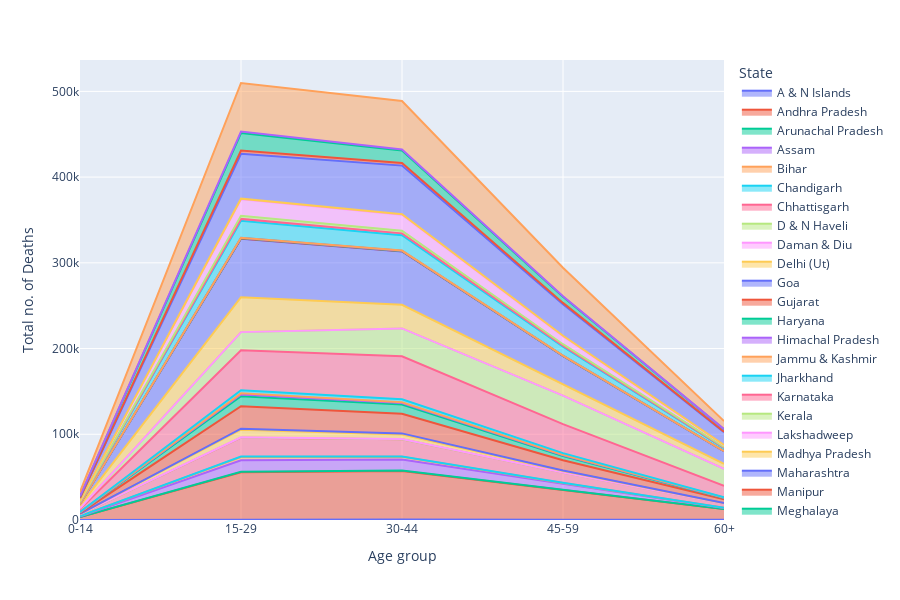

This figure's notebook cell:
### Code cell
fig = px.area(causes_grp,x='Age group',y='Total no. of Deaths',color='State',height=600)
fig.update_layout(
    title={
        'y':0.97,
        'x':0.5,
        'xanchor':'center',
        'yanchor':'top'
    },xaxis_title='Age group',
    yaxis_title = 'Total no. of Deaths',)
fig.show()

### Figure 1 — Plotly figure (JSON) as saved in the notebook; plotly's stock layout.template omitted (floating-point values rounded to 4 significant figures)
{"data": [{"hovertemplate": "State=A & N Islands<br>Age group=%{x}<br>Total no. of Deaths=%{y}<extra></extra>", "legendgroup": "A & N Islands", "line": {"color": "#636efa"}, "mode": "lines", "name": "A & N Islands", "orientation": "v", "showlegend": true, "stackgroup": "1", "type": "scatter", "x": ["0-14", "15-29", "30-44", "45-59", "60+"], "xaxis": "x", "y": [53, 630, 464, 311, 165], "yaxis": "y"}, {"hovertemplate": "State=Andhra Pradesh<br>Age group=%{x}<br>Total no. of Deaths=%{y}<extra></extra>", "legendgroup": "Andhra Pradesh", "line": {"color": "#EF553B"}, "mode": "lines", "name": "Andhra Pradesh", "orientation": "v", "showlegend": true, "stackgroup": "1", "type": "scatter", "x": ["0-14", "15-29", "30-44", "45-59", "60+"], "xaxis": "x", "y": [3265, 55121, 56770, 34917, 12747], "yaxis": "y"}, {"hovertemplate": "State=Arunachal Pradesh<br>Age group=%{x}<br>Total no. of Deaths=%{y}<extra></extra>", "legendgroup": "Arunachal Pradesh", "line": {"color": "#00cc96"}, "mode": "lines", "name": "Arunachal Pradesh", "orientation": "v", "showlegend": true, "stackgroup": "1", "type": "scatter", "x": ["0-14", "15-29", "30-44", "45-59", "60+"], "xaxis": "x", "y": [49, 572, 524, 160, 23], "yaxis": "y"}, {"hovertemplate": "State=Assam<br>Age group=%{x}<br>Total no. of Deaths=%{y}<extra></extra>", "legendgroup": "Assam", "line": {"color": "#ab63fa"}, "mode": "lines", "name": "Assam", "orientation": "v", "showlegend": true, "stackgroup": "1", "type": "scatter", "x": ["0-14", "15-29", "30-44", "45-59", "60+"], "xaxis": "x", "y": [734, 13384, 12747, 6601, 1003], "yaxis": "y"}, {"hovertemplate": "State=Bihar<br>Age group=%{x}<br>Total no. of Deaths=%{y}<extra></extra>", "legendgroup": "Bihar", "line": {"color": "#FFA15A"}, "mode": "lines", "name": "Bihar", "orientation": "v", "showlegend": true, "stackgroup": "1", "type": "scatter", "x": ["0-14", "15-29", "30-44", "45-59", "60+"], "xaxis": "x", "y": [572, 3720, 3298, 1241, 414], "yaxis": "y"}, {"hovertemplate": "State=Chandigarh<br>Age group=%{x}<br>Total no. of Deaths=%{y}<extra></extra>", "legendgroup": "Chandigarh", "line": {"color": "#19d3f3"}, "mode": "lines", "name": "Chandigarh", "orientation": "v", "showlegend": true, "stackgroup": "1", "type": "scatter", "x": ["0-14", "15-29", "30-44", "45-59", "60+"], "xaxis": "x", "y": [16, 531, 349, 111, 27], "yaxis": "y"}, {"hovertemplate": "State=Chhattisgarh<br>Age group=%{x}<br>Total no. of Deaths=%{y}<extra></extra>", "legendgroup": "Chhattisgarh", "line": {"color": "#FF6692"}, "mode": "lines", "name": "Chhattisgarh", "orientation": "v", "showlegend": true, "stackgroup": "1", "type": "scatter", "x": ["0-14", "15-29", "30-44", "45-59", "60+"], "xaxis": "x", "y": [2040, 22048, 19954, 11907, 4546], "yaxis": "y"}, {"hovertemplate": "State=D & N Haveli<br>Age group=%{x}<br>Total no. of Deaths=%{y}<extra></extra>", "legendgroup": "D & N Haveli", "line": {"color": "#B6E880"}, "mode": "lines", "name": "D & N Haveli", "orientation": "v", "showlegend": true, "stackgroup": "1", "type": "scatter", "x": ["0-14", "15-29", "30-44", "45-59", "60+"], "xaxis": "x", "y": [6, 303, 183, 121, 73], "yaxis": "y"}, {"hovertemplate": "State=Daman & Diu<br>Age group=%{x}<br>Total no. of Deaths=%{y}<extra></extra>", "legendgroup": "Daman & Diu", "line": {"color": "#FF97FF"}, "mode": "lines", "name": "Daman & Diu", "orientation": "v", "showlegend": true, "stackgroup": "1", "type": "scatter", "x": ["0-14", "15-29", "30-44", "45-59", "60+"], "xaxis": "x", "y": [11, 131, 88, 42, 7], "yaxis": "y"}, {"hovertemplate": "State=Delhi (Ut)<br>Age group=%{x}<br>Total no. of Deaths=%{y}<extra></extra>", "legendgroup": "Delhi (Ut)", "line": {"color": "#FECB52"}, "mode": "lines", "name": "Delhi (Ut)", "orientation": "v", "showlegend": true, "stackgroup": "1", "type": "scatter", "x": ["0-14", "15-29", "30-44", "45-59", "60+"], "xaxis": "x", "y": [423, 8861, 5388, 1746, 439], "yaxis": "y"}, {"hovertemplate": "State=Goa<br>Age group=%{x}<br>Total no. of Deaths=%{y}<extra></extra>", "legendgroup": "Goa", "line": {"color": "#636efa"}, "mode": "lines", "name": "Goa", "orientation": "v", "showlegend": true, "stackgroup": "1", "type": "scatter", "x": ["0-14", "15-29", "30-44", "45-59", "60+"], "xaxis": "x", "y": [61, 1220, 1254, 635, 305], "yaxis": "y"}, {"hovertemplate": "State=Gujarat<br>Age group=%{x}<br>Total no. of Deaths=%{y}<extra></extra>", "legendgroup": "Gujarat", "line": {"color": "#EF553B"}, "mode": "lines", "name": "Gujarat", "orientation": "v", "showlegend": true, "stackgroup": "1", "type": "scatter", "x": ["0-14", "15-29", "30-44", "45-59", "60+"], "xaxis": "x", "y": [871, 26181, 22967, 11868, 4290], "yaxis": "y"}, {"hovertemplate": "State=Haryana<br>Age group=%{x}<br>Total no. of Deaths=%{y}<extra></extra>", "legendgroup": "Haryana", "line": {"color": "#00cc96"}, "mode": "lines", "name": "Haryana", "orientation": "v", "showlegend": true, "stackgroup": "1", "type": "scatter", "x": ["0-14", "15-29", "30-44", "45-59", "60+"], "xaxis": "x", "y": [715, 11593, 10666, 4948, 1515], "yaxis": "y"}, {"hovertemplate": "State=Himachal Pradesh<br>Age group=%{x}<br>Total no. of Deaths=%{y}<extra></extra>", "legendgroup": "Himachal Pradesh", "line": {"color": "#ab63fa"}, "mode": "lines", "name": "Himachal Pradesh", "orientation": "v", "showlegend": true, "stackgroup": "1", "type": "scatter", "x": ["0-14", "15-29", "30-44", "45-59", "60+"], "xaxis": "x", "y": [107, 2074, 1765, 975, 398], "yaxis": "y"}, {"hovertemplate": "State=Jammu & Kashmir<br>Age group=%{x}<br>Total no. of Deaths=%{y}<extra></extra>", "legendgroup": "Jammu & Kashmir", "line": {"color": "#FFA15A"}, "mode": "lines", "name": "Jammu & Kashmir", "orientation": "v", "showlegend": true, "stackgroup": "1", "type": "scatter", "x": ["0-14", "15-29", "30-44", "45-59", "60+"], "xaxis": "x", "y": [45, 1380, 1014, 374, 155], "yaxis": "y"}, {"hovertemplate": "State=Jharkhand<br>Age group=%{x}<br>Total no. of Deaths=%{y}<extra></extra>", "legendgroup": "Jharkhand", "line": {"color": "#19d3f3"}, "mode": "lines", "name": "Jharkhand", "orientation": "v", "showlegend": true, "stackgroup": "1", "type": "scatter", "x": ["0-14", "15-29", "30-44", "45-59", "60+"], "xaxis": "x", "y": [450, 3572, 3468, 2021, 439], "yaxis": "y"}, {"hovertemplate": "State=Karnataka<br>Age group=%{x}<br>Total no. of Deaths=%{y}<extra></extra>", "legendgroup": "Karnataka", "line": {"color": "#FF6692"}, "mode": "lines", "name": "Karnataka", "orientation": "v", "showlegend": true, "stackgroup": "1", "type": "scatter", "x": ["0-14", "15-29", "30-44", "45-59", "60+"], "xaxis": "x", "y": [3218, 46560, 50073, 33836, 13278], "yaxis": "y"}, {"hovertemplate": "State=Kerala<br>Age group=%{x}<br>Total no. of Deaths=%{y}<extra></extra>", "legendgroup": "Kerala", "line": {"color": "#B6E880"}, "mode": "lines", "name": "Kerala", "orientation": "v", "showlegend": true, "stackgroup": "1", "type": "scatter", "x": ["0-14", "15-29", "30-44", "45-59", "60+"], "xaxis": "x", "y": [1083, 21285, 32473, 33191, 19904], "yaxis": "y"}, {"hovertemplate": "State=Lakshadweep<br>Age group=%{x}<br>Total no. of Deaths=%{y}<extra></extra>", "legendgroup": "Lakshadweep", "line": {"color": "#FF97FF"}, "mode": "lines", "name": "Lakshadweep", "orientation": "v", "showlegend": true, "stackgroup": "1", "type": "scatter", "x": ["0-14", "15-29", "30-44", "45-59", "60+"], "xaxis": "x", "y": [0, 2, 5, 2, 1], "yaxis": "y"}, {"hovertemplate": "State=Madhya Pradesh<br>Age group=%{x}<br>Total no. of Deaths=%{y}<extra></extra>", "legendgroup": "Madhya Pradesh", "line": {"color": "#FECB52"}, "mode": "lines", "name": "Madhya Pradesh", "orientation": "v", "showlegend": true, "stackgroup": "1", "type": "scatter", "x": ["0-14", "15-29", "30-44", "45-59", "60+"], "xaxis": "x", "y": [3010, 40670, 27610, 13149, 5868], "yaxis": "y"}, {"hovertemplate": "State=Maharashtra<br>Age group=%{x}<br>Total no. of Deaths=%{y}<extra></extra>", "legendgroup": "Maharashtra", "line": {"color": "#636efa"}, "mode": "lines", "name": "Maharashtra", "orientation": "v", "showlegend": true, "stackgroup": "1", "type": "scatter", "x": ["0-14", "15-29", "30-44", "45-59", "60+"], "xaxis": "x", "y": [1917, 68290, 62279, 33162, 14741], "yaxis": "y"}, {"hovertemplate": "State=Manipur<br>Age group=%{x}<br>Total no. of Deaths=%{y}<extra></extra>", "legendgroup": "Manipur", "line": {"color": "#EF553B"}, "mode": "lines", "name": "Manipur", "orientation": "v", "showlegend": true, "stackgroup": "1", "type": "scatter", "x": ["0-14", "15-29", "30-44", "45-59", "60+"], "xaxis": "x", "y": [5, 198, 163, 44, 11], "yaxis": "y"}, {"hovertemplate": "State=Meghalaya<br>Age group=%{x}<br>Total no. of Deaths=%{y}<extra></extra>", "legendgroup": "Meghalaya", "line": {"color": "#00cc96"}, "mode": "lines", "name": "Meghalaya", "orientation": "v", "showlegend": true, "stackgroup": "1", "type": "scatter", "x": ["0-14", "15-29", "30-44", "45-59", "60+"], "xaxis": "x", "y": [32, 495, 340, 169, 50], "yaxis": "y"}, {"hovertemplate": "State=Mizoram<br>Age group=%{x}<br>Total no. of Deaths=%{y}<extra></extra>", "legendgroup": "Mizoram", "line": {"color": "#ab63fa"}, "mode": "lines", "name": "Mizoram", "orientation": "v", "showlegend": true, "stackgroup": "1", "type": "scatter", "x": ["0-14", "15-29", "30-44", "45-59", "60+"], "xaxis": "x", "y": [28, 386, 298, 95, 27], "yaxis": "y"}, {"hovertemplate": "State=Nagaland<br>Age group=%{x}<br>Total no. of Deaths=%{y}<extra></extra>", "legendgroup": "Nagaland", "line": {"color": "#FFA15A"}, "mode": "lines", "name": "Nagaland", "orientation": "v", "showlegend": true, "stackgroup": "1", "type": "scatter", "x": ["0-14", "15-29", "30-44", "45-59", "60+"], "xaxis": "x", "y": [7, 130, 161, 49, 0], "yaxis": "y"}, {"hovertemplate": "State=Odisha<br>Age group=%{x}<br>Total no. of Deaths=%{y}<extra></extra>", "legendgroup": "Odisha", "line": {"color": "#19d3f3"}, "mode": "lines", "name": "Odisha", "orientation": "v", "showlegend": true, "stackgroup": "1", "type": "scatter", "x": ["0-14", "15-29", "30-44", "45-59", "60+"], "xaxis": "x", "y": [1898, 19665, 17961, 10405, 3519], "yaxis": "y"}, {"hovertemplate": "State=Puducherry<br>Age group=%{x}<br>Total no. of Deaths=%{y}<extra></extra>", "legendgroup": "Puducherry", "line": {"color": "#FF6692"}, "mode": "lines", "name": "Puducherry", "orientation": "v", "showlegend": true, "stackgroup": "1", "type": "scatter", "x": ["0-14", "15-29", "30-44", "45-59", "60+"], "xaxis": "x", "y": [76, 2251, 2122, 1396, 584], "yaxis": "y"}, {"hovertemplate": "State=Punjab<br>Age group=%{x}<br>Total no. of Deaths=%{y}<extra></extra>", "legendgroup": "Punjab", "line": {"color": "#B6E880"}, "mode": "lines", "name": "Punjab", "orientation": "v", "showlegend": true, "stackgroup": "1", "type": "scatter", "x": ["0-14", "15-29", "30-44", "45-59", "60+"], "xaxis": "x", "y": [149, 3675, 3172, 1585, 689], "yaxis": "y"}, {"hovertemplate": "State=Rajasthan<br>Age group=%{x}<br>Total no. of Deaths=%{y}<extra></extra>", "legendgroup": "Rajasthan", "line": {"color": "#FF97FF"}, "mode": "lines", "name": "Rajasthan", "orientation": "v", "showlegend": true, "stackgroup": "1", "type": "scatter", "x": ["0-14", "15-29", "30-44", "45-59", "60+"], "xaxis": "x", "y": [1512, 19151, 18672, 9480, 2212], "yaxis": "y"}, {"hovertemplate": "State=Sikkim<br>Age group=%{x}<br>Total no. of Deaths=%{y}<extra></extra>", "legendgroup": "Sikkim", "line": {"color": "#FECB52"}, "mode": "lines", "name": "Sikkim", "orientation": "v", "showlegend": true, "stackgroup": "1", "type": "scatter", "x": ["0-14", "15-29", "30-44", "45-59", "60+"], "xaxis": "x", "y": [76, 747, 580, 361, 160], "yaxis": "y"}, {"hovertemplate": "State=Tamil Nadu<br>Age group=%{x}<br>Total no. of Deaths=%{y}<extra></extra>", "legendgroup": "Tamil Nadu", "line": {"color": "#636efa"}, "mode": "lines", "name": "Tamil Nadu", "orientation": "v", "showlegend": true, "stackgroup": "1", "type": "scatter", "x": ["0-14", "15-29", "30-44", "45-59", "60+"], "xaxis": "x", "y": [3205, 52468, 56599, 36792, 14749], "yaxis": "y"}, {"hovertemplate": "State=Tripura<br>Age group=%{x}<br>Total no. of Deaths=%{y}<extra></extra>", "legendgroup": "Tripura", "line": {"color": "#EF553B"}, "mode": "lines", "name": "Tripura", "orientation": "v", "showlegend": true, "stackgroup": "1", "type": "scatter", "x": ["0-14", "15-29", "30-44", "45-59", "60+"], "xaxis": "x", "y": [312, 3660, 3135, 1568, 519], "yaxis": "y"}, {"hovertemplate": "State=Uttar Pradesh<br>Age group=%{x}<br>Total no. of Deaths=%{y}<extra></extra>", "legendgroup": "Uttar Pradesh", "line": {"color": "#00cc96"}, "mode": "lines", "name": "Uttar Pradesh", "orientation": "v", "showlegend": true, "stackgroup": "1", "type": "scatter", "x": ["0-14", "15-29", "30-44", "45-59", "60+"], "xaxis": "x", "y": [1597, 20480, 14524, 7105, 2974], "yaxis": "y"}, {"hovertemplate": "State=Uttarakhand<br>Age group=%{x}<br>Total no. of Deaths=%{y}<extra></extra>", "legendgroup": "Uttarakhand", "line": {"color": "#ab63fa"}, "mode": "lines", "name": "Uttarakhand", "orientation": "v", "showlegend": true, "stackgroup": "1", "type": "scatter", "x": ["0-14", "15-29", "30-44", "45-59", "60+"], "xaxis": "x", "y": [104, 1654, 1256, 552, 136], "yaxis": "y"}, {"hovertemplate": "State=West Bengal<br>Age group=%{x}<br>Total no. of Deaths=%{y}<extra></extra>", "legendgroup": "West Bengal", "line": {"color": "#FFA15A"}, "mode": "lines", "name": "West Bengal", "orientation": "v", "showlegend": true, "stackgroup": "1", "type": "scatter", "x": ["0-14", "15-29", "30-44", "45-59", "60+"], "xaxis": "x", "y": [5038, 56688, 56391, 33414, 9499], "yaxis": "y"}], "layout": {"height": 600, "legend": {"title": {"text": "State"}, "tracegroupgap": 0}, "margin": {"t": 60}, "title": {"x": 0.5, "xanchor": "center", "y": 0.97, "yanchor": "top"}, "xaxis": {"anchor": "y", "domain": [0, 1], "title": {"text": "Age group"}}, "yaxis": {"anchor": "x", "domain": [0, 1], "title": {"text": "Total no. of Deaths"}}}}
